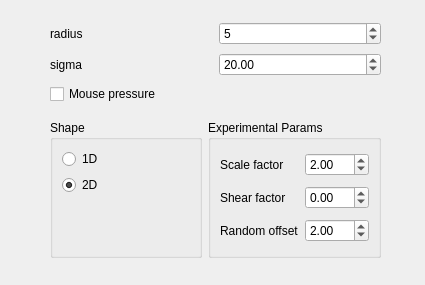
<?xml version="1.0" encoding="UTF-8"?>
<ui version="4.0">
 <class>WdgShapeOptions</class>
 <widget class="QWidget" name="WdgShapeOptions">
  <property name="geometry">
   <rect>
    <x>0</x>
    <y>0</y>
    <width>425</width>
    <height>285</height>
   </rect>
  </property>
  <property name="sizePolicy">
   <sizepolicy hsizetype="Minimum" vsizetype="Minimum">
    <horstretch>0</horstretch>
    <verstretch>0</verstretch>
   </sizepolicy>
  </property>
  <property name="minimumSize">
   <size>
    <width>425</width>
    <height>285</height>
   </size>
  </property>
  <widget class="QWidget" name="layoutWidget">
   <property name="geometry">
    <rect>
     <x>50</x>
     <y>20</y>
     <width>331</width>
     <height>89</height>
    </rect>
   </property>
   <layout class="QGridLayout" name="gridLayout">
    <item row="0" column="0">
     <widget class="QLabel" name="radiusLabel">
      <property name="text">
       <string>radius</string>
      </property>
     </widget>
    </item>
    <item row="0" column="1">
     <widget class="QSpinBox" name="radiusSpinBox">
      <property name="value">
       <number>5</number>
      </property>
     </widget>
    </item>
    <item row="1" column="0">
     <widget class="QLabel" name="sigmaLabel">
      <property name="text">
       <string>sigma</string>
      </property>
     </widget>
    </item>
    <item row="1" column="1">
     <widget class="QDoubleSpinBox" name="sigmaSpinBox">
      <property name="value">
       <double>20.000000000000000</double>
      </property>
     </widget>
    </item>
    <item row="2" column="0" colspan="2">
     <widget class="QCheckBox" name="mousePressureCBox">
      <property name="text">
       <string>Mouse pressure</string>
      </property>
      <property name="checked">
       <bool>false</bool>
      </property>
     </widget>
    </item>
   </layout>
  </widget>
  <widget class="QWidget" name="layoutWidget">
   <property name="geometry">
    <rect>
     <x>50</x>
     <y>120</y>
     <width>331</width>
     <height>138</height>
    </rect>
   </property>
   <layout class="QGridLayout" name="gridLayout_2">
    <item row="0" column="0">
     <widget class="QGroupBox" name="shapeGroup">
      <property name="title">
       <string>Shape</string>
      </property>
      <layout class="QGridLayout" name="gridLayout_5">
       <item row="0" column="0">
        <widget class="QRadioButton" name="oneDimBrushBtn">
         <property name="text">
          <string>1D</string>
         </property>
         <property name="checked">
          <bool>false</bool>
         </property>
        </widget>
       </item>
       <item row="1" column="0">
        <widget class="QRadioButton" name="twoDimBrushBtn">
         <property name="text">
          <string>2D</string>
         </property>
         <property name="checked">
          <bool>true</bool>
         </property>
        </widget>
       </item>
       <item row="2" column="0">
        <spacer name="verticalSpacer_2">
         <property name="orientation">
          <enum>Qt::Vertical</enum>
         </property>
         <property name="sizeHint" stdset="0">
          <size>
           <width>20</width>
           <height>40</height>
          </size>
         </property>
        </spacer>
       </item>
      </layout>
     </widget>
    </item>
    <item row="0" column="1">
     <widget class="QGroupBox" name="movementGroup">
      <property name="sizePolicy">
       <sizepolicy hsizetype="Minimum" vsizetype="Minimum">
        <horstretch>0</horstretch>
        <verstretch>0</verstretch>
       </sizepolicy>
      </property>
      <property name="title">
       <string>Experimental Params</string>
      </property>
      <layout class="QGridLayout" name="gridLayout_3">
       <item row="0" column="0">
        <widget class="QLabel" name="label">
         <property name="text">
          <string>Scale factor</string>
         </property>
        </widget>
       </item>
       <item row="0" column="1">
        <widget class="QDoubleSpinBox" name="scaleBox">
         <property name="minimum">
          <double>-99.000000000000000</double>
         </property>
         <property name="value">
          <double>2.000000000000000</double>
         </property>
        </widget>
       </item>
       <item row="1" column="0">
        <widget class="QLabel" name="label_2">
         <property name="text">
          <string>Shear factor</string>
         </property>
        </widget>
       </item>
       <item row="1" column="1">
        <widget class="QDoubleSpinBox" name="shearBox">
         <property name="minimum">
          <double>-99.000000000000000</double>
         </property>
         <property name="value">
          <double>0.000000000000000</double>
         </property>
        </widget>
       </item>
       <item row="2" column="0">
        <widget class="QLabel" name="label_3">
         <property name="text">
          <string>Random offset</string>
         </property>
        </widget>
       </item>
       <item row="2" column="1">
        <widget class="QDoubleSpinBox" name="rndBox">
         <property name="minimum">
          <double>-99.000000000000000</double>
         </property>
         <property name="maximum">
          <double>999.990000000000009</double>
         </property>
         <property name="value">
          <double>2.000000000000000</double>
         </property>
        </widget>
       </item>
      </layout>
     </widget>
    </item>
   </layout>
  </widget>
 </widget>
 <resources/>
 <connections/>
</ui>
